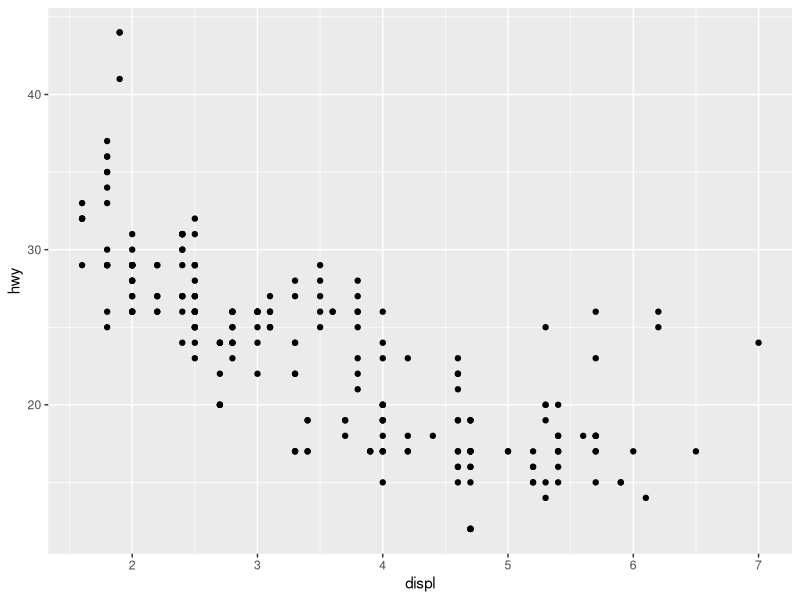
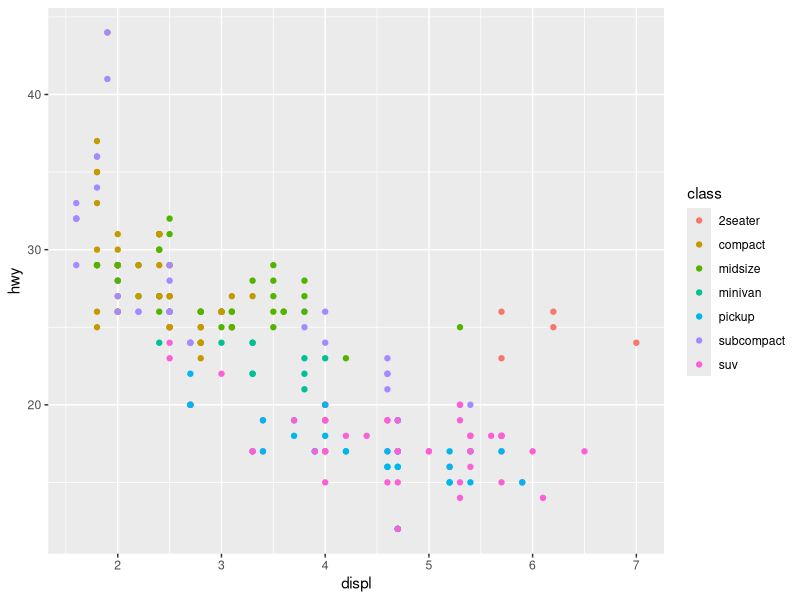
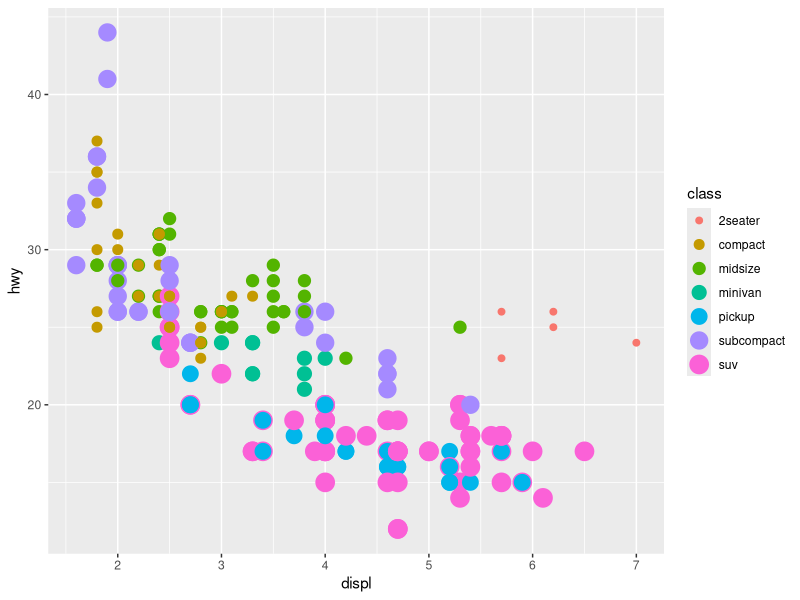
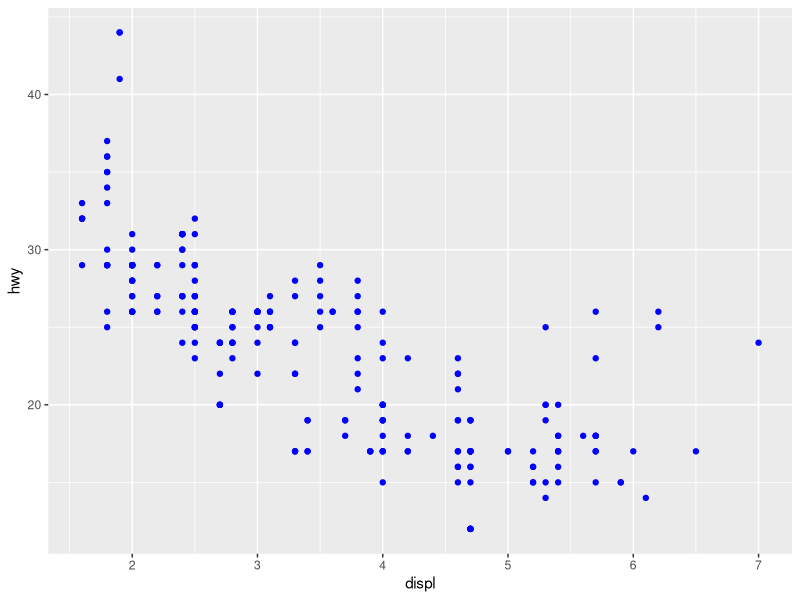
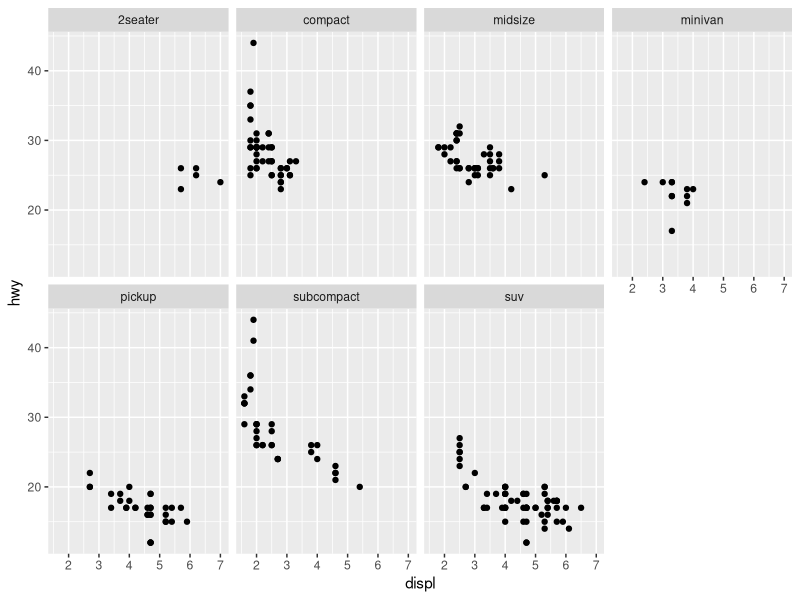
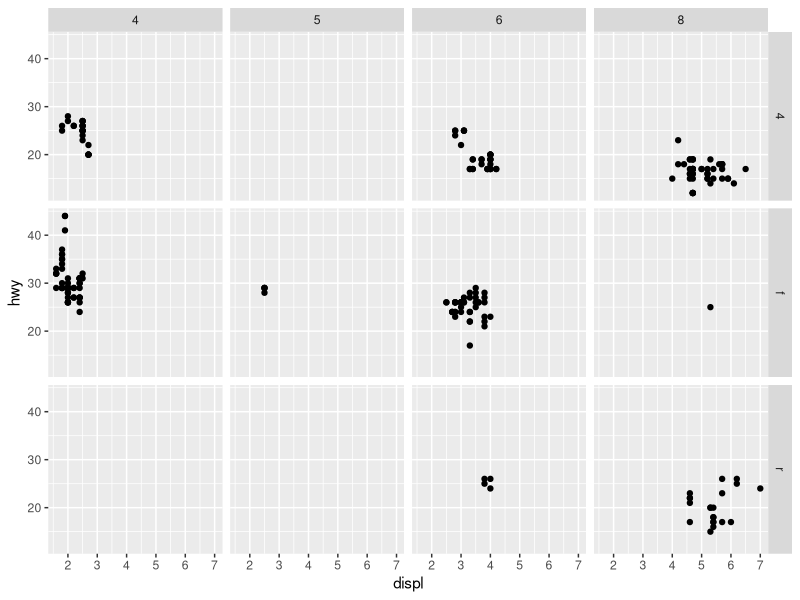
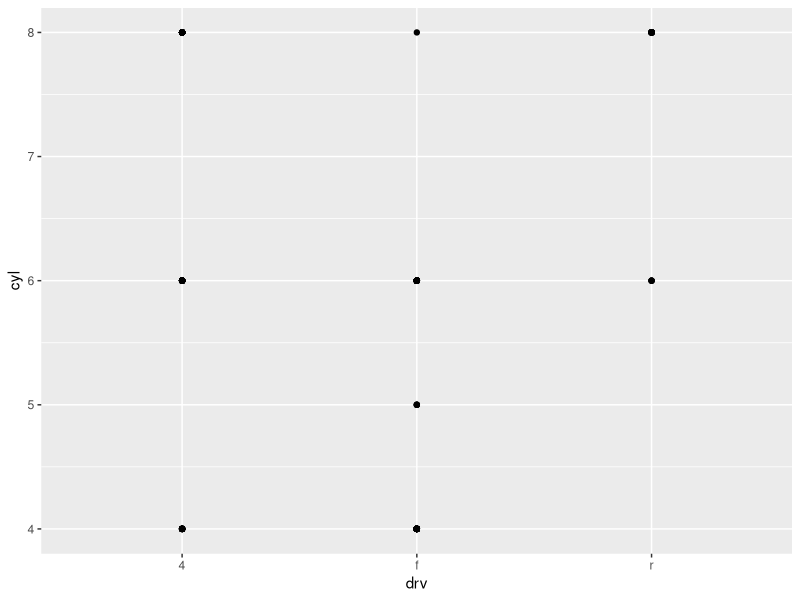
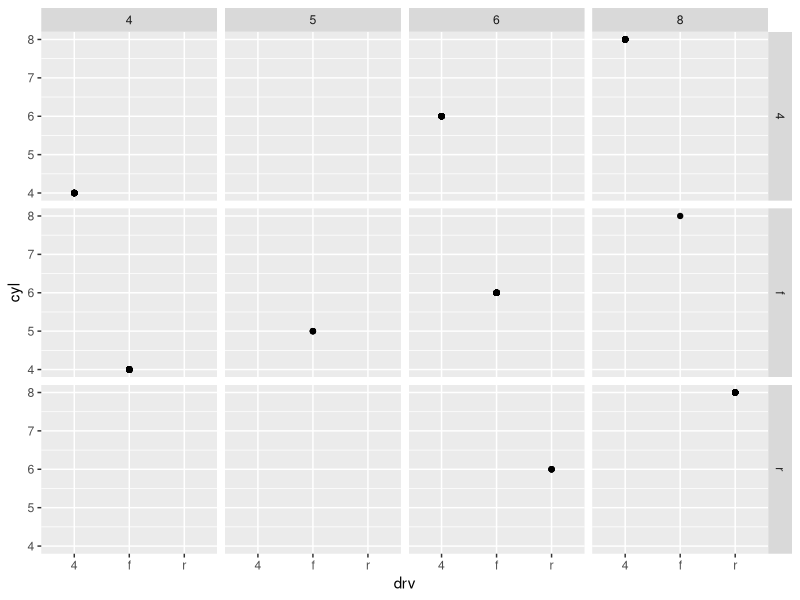

The R source for these figures, in order:
## ---- chunk 1
#| label: setup
library(tidyverse)

## ---- chunk 2
mpg
## ---- chunk 3
ggplot(data = mpg)+
  geom_point(mapping = aes(x = displ, y = hwy))
## ---- chunk 4
# utvider ggplott til å inkludere en til variabel "color"
ggplot(data = mpg) + 
  geom_point(mapping = aes(x = displ, y = hwy, color = class))
## ---- chunk 5
# kan også endre "color" til "size" eller bruke begge
ggplot(data = mpg) + 
  geom_point(mapping = aes(x = displ, y = hwy, size = class, color = class))
# kan også bruke "alpha" for å endre på gjennomsiktigheten, eller "shape" for å endre form på punktene
# ved bruk av "shape" vil den som standard kun bruke 6 forskjellige former for å definer variabler, altså vil en av 
# variablene i dette plottet ikke bli definert fordi vi har 7 variabler
## ---- chunk 6
# kan også legge til farge manuelt
ggplot(data = mpg) + 
  geom_point(mapping = aes(x = displ, y = hwy),color = "blue")
## ---- chunk 7
# legger til "facet" for å vis flere variabler i ulike plot
ggplot(data = mpg) + 
  geom_point(mapping = aes(x = displ, y = hwy)) + 
  facet_wrap(~ class, nrow = 2)
## ---- chunk 8
# 
ggplot(data = mpg) + 
  geom_point(mapping = aes(x = displ, y = hwy)) + 
  facet_grid(drv ~ cyl)
## ---- chunk 9
# 1. What happens if you facet on a continuous variable?
# Om man bruker en kontinuerlig variable i en facet, vil du få ett panel per unike tallverdi -> ofte veldig mange paneler som blir uoversiktelig. Faceting er egentlig ment for kategoriske variabler som i dette tilfelle feks er "cyl, drv og class"
## ---- chunk 10
# 2. What do the empty cells in plot with facet_grid(drv ~ cyl) mean? How do they relate to this plot?

ggplot(data = mpg) + 
  geom_point(mapping = aes(x = drv, y = cyl))

# De tomme cellene er kombinasjoner av "drv" og "cyl" som ikke finnes i datasettet.
# Faceit_grid lager et rutenett av alla mulige kobinasjoner, selv om noen er tomme.

ggplot(data = mpg) +
  geom_point(mapping = aes(x = drv, y = cyl)) +
  facet_grid(drv ~ cyl)

## ---- chunk 11
## 3. What plots does the following code make? What does . do?
# ggplot(data = mpg) + 
#   geom_point(mapping = aes(x = displ, y = hwy)) +
#   facet_grid(drv ~ .)

# ggplot(data = mpg) + 
#   geom_point(mapping = aes(x = displ, y = hwy)) +
#   facet_grid(. ~ cyl)

# "." betyr "ingen faceting" på denne aksen. altså sier den første koden at vi skal ha egne rader for hver "drv", og for den andre koden vil vi ha egne kolonner for hver "cyl"  


ggplot(data = mpg) +
  geom_point(mapping = aes(x = displ, y = hwy)) +
  facet_grid(drv ~ .)   # rader = drv, ingen kolonner

ggplot(data = mpg) +
  geom_point(mapping = aes(x = displ, y = hwy)) +
  facet_grid(. ~ cyl)   # kolonner = cyl, ingen rader

## ---- chunk 12
## 4. Take the first faceted plot in this section:
ggplot(data = mpg) + 
  geom_point(mapping = aes(x = displ, y = hwy)) + 
  facet_wrap(~ class, nrow = 2)
## What are the advantages to using faceting instead of the colour aesthetic? What are the disadvantages? How might the balance change if you had a larger dataset?

# Fordeler med å bruke facet er at det blir lettere å sammenligne mønstre innen hver kategori, mindre visuell støy.
# Ulemper er at det blir vanskeligere å sammanligne mellom kategoriene. 
# Med større datasett kan faceting bli mer nyttig (unngår kaos av mange farger) .
## ---- chunk 13
## 5. Read ?facet_wrap. What does nrow do? What does ncol do? What other options control the layout of the individual panels? Why doesn’t facet_grid() have nrow and ncol arguments?
#  "nrow" og "ncol" kontrolerer hvor mange kolonner og rader som skal med i faceten.
#  facet_grid har ikke "ncol" og "nrow" fordi den alltif viser alle mulige kombinasjoner av to variabler i et fast rutenett.
## ---- chunk 14
## 6. Hvorfor bør du sette variabelen med flest unike nivåer i kolonner i facet_grid()? 
# Skjermer er ofte bredere enn høye → bedre utnyttelse av plassen hvis du legger mange paneler bortover (i kolonner) i stedet for nedover.
